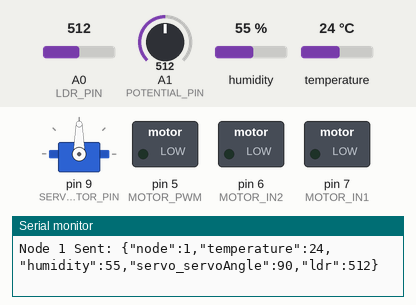
Simulated run of this sketch. Board: Arduino Mega 2560, built with avr-gcc and run on an emulated ATmega2560. Parts: servo, switched loads named in the sketch (green lamp = pin HIGH), the last lines printed to the serial monitor. Inputs (shaded band) come from the test bench; at power-on: A1 (POTENTIAL_PIN) = 512, A0 (LDR_PIN) = 512, humidity 55 %, temperature 24 °C.

Above: at 14.5 s.
14.6 s: A1 (POTENTIAL_PIN) set to 716
At 15.3 s:
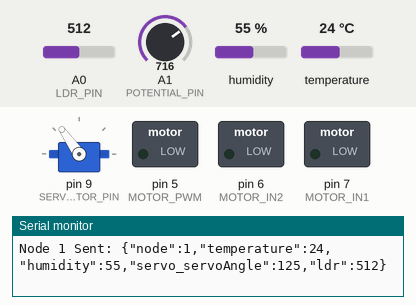
16.3 s: A1 (POTENTIAL_PIN) set to 30
At 16.9 s:
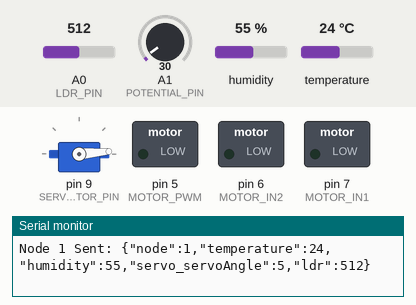
18.0 s: A1 (POTENTIAL_PIN) set to 306
At 18.8 s:
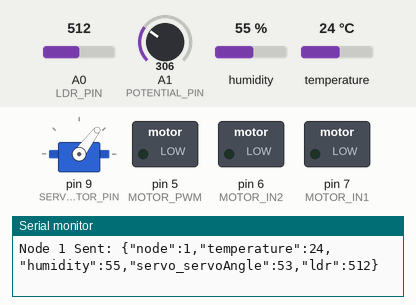
19.7 s: A1 (POTENTIAL_PIN) set to 992
At 21.3 s:
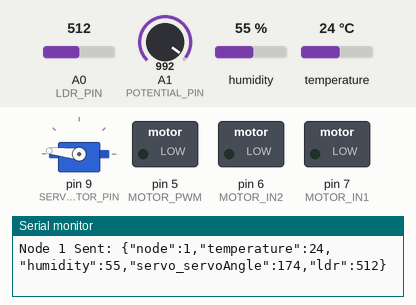
Timing chart, 0 to 22.8 s (numbered marks = the images above; inputs shaded):
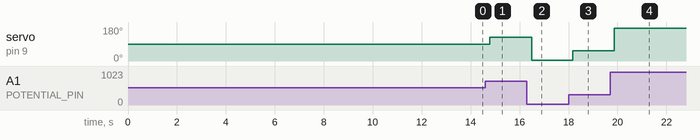

Measured:
- after the input at 14.6 s, servo on pin 9 (SERVOMOTOR_PIN): 90° → 125° after 0.18 s
- after the input at 16.3 s, servo on pin 9 (SERVOMOTOR_PIN): 125° → 5° after 0.19 s
- after the input at 18.0 s, servo on pin 9 (SERVOMOTOR_PIN): 5° → 53° after 0.17 s
- after the input at 19.7 s, servo on pin 9 (SERVOMOTOR_PIN): 53° → 174° after 0.17 s

The sketch:

node1.ino
```cpp
#include <DHT.h>
#include <ArduinoJson.h>
#include <Servo.h>

#define DHTPIN 21
#define DHTTYPE DHT11
#define SERVOMOTOR_PIN 9
#define LDR_PIN A0
#define POTENTIAL_PIN A1
#define MOTOR_IN1 7
#define MOTOR_IN2 6
#define MOTOR_PWM 5

Servo servo1;
DHT dht(DHTPIN, DHTTYPE);

void setup() {
  Serial1.begin(9600);
  Serial.begin(9600);
  dht.begin();
  servo1.attach(SERVOMOTOR_PIN);
  pinMode(MOTOR_IN1, OUTPUT);
  pinMode(MOTOR_IN2, OUTPUT);
  pinMode(MOTOR_PWM, OUTPUT);
}

void loop() {
  float temperature = dht.readTemperature();
  float humidity = dht.readHumidity();
  int potentialValue = analogRead(POTENTIAL_PIN);
  int servoAngle = map(potentialValue, 0, 1023, 0, 180);
  int ldrValue = analogRead(LDR_PIN);

  if (isnan(temperature) || isnan(humidity)) {
    Serial.println("DHT sensor read failed!");
    return;
  }

  JsonDocument doc;
  doc["node"] = 1;
  doc["temperature"] = temperature;
  doc["humidity"] = humidity;
  doc["servo_servoAngle"] = servoAngle;
  doc["ldr"] = ldrValue;

  servo1.write(servoAngle);
  char jsonOutput[2048];
  serializeJson(doc, jsonOutput);
  Serial1.println(jsonOutput);
  Serial.print("Node 1 Sent: ");
  Serial.println(jsonOutput);

  if (Serial1.available()) {
    String receivedData = Serial1.readStringUntil('\n');
    JsonDocument docReceived;
    DeserializationError error = deserializeJson(docReceived, receivedData);
    if (error) {
      Serial.print("Node 2 Parse Error: ");
      Serial.println(error.c_str());
    } else {
      int nodeID = docReceived["node"];
      float tempRecv = docReceived["temperature"];
      float humidRecv = docReceived["humidity"];
      bool motorStart = docReceived["start"];
      bool motorDir = docReceived["dir"];
      int motorSpeed = docReceived["speed"];

      controlMotor(motorStart, motorDir, motorSpeed);

      Serial.print("Node 2 Data: ");
      Serial.print("Start="); Serial.print(motorStart);
      Serial.print(", Dir="); Serial.print(motorDir);
      Serial.print(", Speed="); Serial.println(motorSpeed);
    }
  }

  delay(200);
}


void controlMotor(bool motorStart, bool motorDir, int motorSpeed) {
  if (motorStart) {
    digitalWrite(MOTOR_IN1, motorDir ? HIGH : LOW);
    digitalWrite(MOTOR_IN2, motorDir ? LOW : HIGH);
    analogWrite(MOTOR_PWM, motorSpeed);
  } else {
    stopMotor();
  }
}


void stopMotor() {
  digitalWrite(MOTOR_IN1, LOW);
  digitalWrite(MOTOR_IN2, LOW);
  analogWrite(MOTOR_PWM, 0);
  delay(100);
}
```
